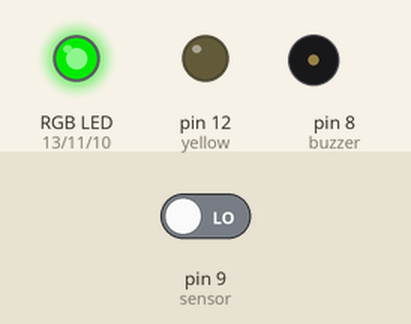
This sketch was run on a simulated Arduino Uno, built with avr-gcc and run on an emulated ATmega328P. Parts: an RGB LED mixed from three pins (HIGH = lit), output pins drawn as LEDs (lit = HIGH), buzzer (waves = sounding). The inputs (shaded band) are chosen by the test bench; at power-on: pin 9 (sensor) LOW. Dim RGB values are drawn brighter than linear.

Above: at 1.2 s.
1.3 s: pin 9 (sensor) driven HIGH
At 1.48 s:
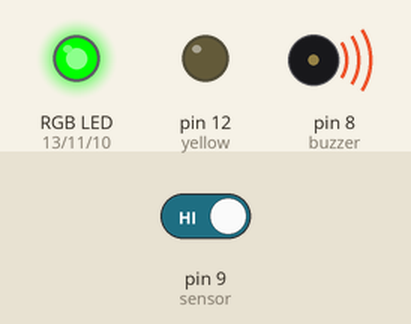
At 2.1 s:
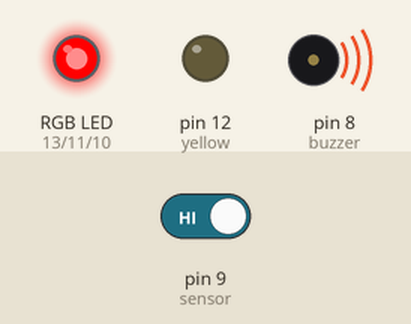
4.3 s: pin 9 (sensor) driven LOW
At 5.9 s:
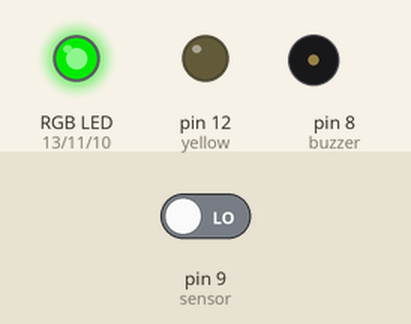
Timing chart, 0 to 7.4 s (numbered marks = the images above; inputs shaded):
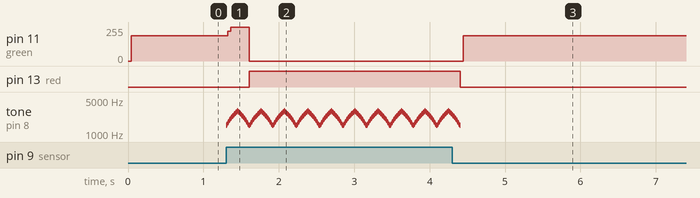

Measured:
- after the input at 1.3 s, pin 11 (green): 190/255 → 255/255 at once, → 0/255 0.29 s later; pin 13 (red): LOW → HIGH after 0.31 s; tone on pin 8 (buzzer): plays 1500 Hz for 0.01 s, 1600 Hz for 0.01 s, 1700 Hz for 0.01 s, 1800 Hz for 0.01 s, 1900 Hz for 0.01 s, 2000 Hz for 0.01 s … (291 notes in this stretch), starting at once
- after the input at 4.3 s, pin 11 (green): 0/255 → 190/255 after 0.15 s; pin 13 (red): HIGH → LOW after 0.11 s

The sketch:

burglaralarmv1.ino
```cpp
void led(int pin = -1);
void alert_buzz();
bool getMotion();


const int red = 13;
const int yellow = 12;
const int green = 11;
const int blue = 10;
int sensor = 9;
int buzzer = 8;


int state = LOW; // Current sensor state.
int val = 0; // Saved sensor state.
unsigned long last = millis(); // Keeps track of time for strobing lamp during alert.


void setup() {
  Serial.begin(115200);

  // Set pins
  pinMode(red, OUTPUT);
  pinMode(yellow, OUTPUT);
  pinMode(green, OUTPUT);
  pinMode(blue, OUTPUT);

  pinMode(sensor, INPUT);


  led(blue);


}

void loop(){


  switch(state){
    case LOW:
      led(green);
      break;
    case HIGH:
      alert_buzz();
      led(red);
      break;
  }


  if (getMotion() && state == LOW) {
      state = HIGH;
  } else if (!getMotion() && state == HIGH){
        state = LOW;
  }

}
```

arduino_out.ino
```cpp
// Control which LED turns on, default to none.
void led(int pin = -1) {

  digitalWrite(red, LOW);
  digitalWrite(yellow, LOW);
  digitalWrite(green, LOW);
  digitalWrite(blue, LOW);

  switch (pin) {
    case red:
      digitalWrite(red, HIGH);
      break;
    case yellow:
      digitalWrite(yellow, HIGH);
      break;
    case green:
      digitalWrite(green, HIGH);
      break;
    case blue:
      digitalWrite(blue, HIGH);
      break;
  }
}

// Play alert noise on buzzer
void alert_buzz() {
    int valley = 1500;
    int peak = 3000;
    for (int i = valley; i < peak; i += 100) {
      tone(buzzer, i);
      delay(10);
    }
    for (int i = peak; i >= valley; i -= 100) {
      tone(buzzer, i);
      delay(10);
    }
  noTone(buzzer);
}


// Checks if motion or not
bool getMotion() {
  return digitalRead(sensor) == HIGH;
}
```
